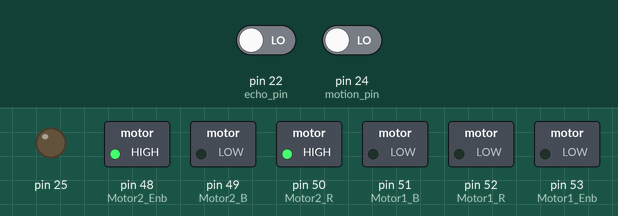
This sketch was run on a simulated Arduino Mega 2560, built with avr-gcc and run on an emulated ATmega2560. Parts: switched loads named in the sketch (green lamp = pin HIGH), output pins drawn as LEDs (lit = HIGH). Inputs (shaded band) come from the test bench; at power-on: pin 24 (motion_pin) LOW, pin 22 (echo_pin) LOW. Random numbers use the default seed unless the sketch sets one.

Above: at 1.2 s.
1.3 s: pin 24 (motion_pin) driven HIGH
At 3.4 s:
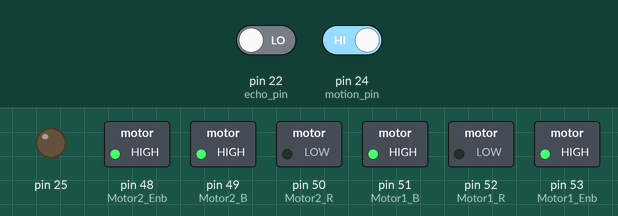
At 4.6 s:
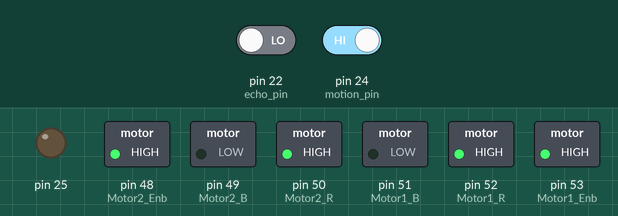
4.8 s: pin 24 (motion_pin) driven LOW
At 9.2 s:
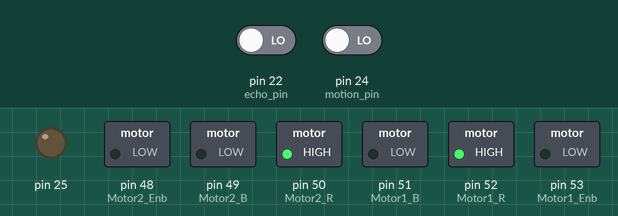
Timing chart, 0 to 22.3 s (numbered marks = the images above; inputs shaded):
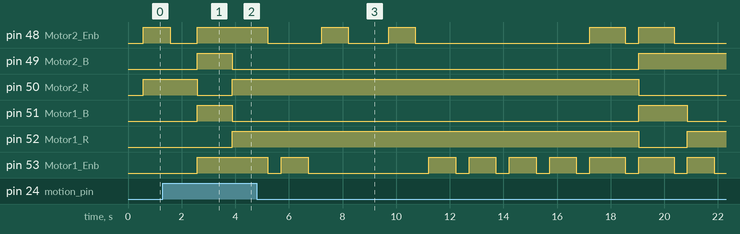

Measured:
- after the input at 1.3 s, pin 49 (Motor2_B), pin 51 (Motor1_B): LOW → HIGH after 1.3 s, → LOW 1.3 s later; pin 50 (Motor2_R): HIGH → LOW after 1.3 s, → HIGH 1.3 s later

The sketch:

Alice_v1.0.ino
```cpp
//#include <AliceBody.h>
//#include <AliceHead.h>
#include <Servo.h>
#include "AliceBody.h"
#include "AliceHead.h"
// lcd
#define lcd_pin1 8
#define lcd_pin2 7
#define lcd_pin3 6
#define lcd_pin4 5
#define lcd_pin5 4
#define lcd_pin6 3
#define lcd_pin7 2
// HC-SR501
#define motion_pin 24
// L298
#define Motor1_Enb 53
#define Motor1_R 52
#define Motor1_B 51

#define Motor2_R 50
#define Motor2_B 49
#define Motor2_Enb 48
// Ultera Sonic srf04
#define trigger_pin 23
#define echo_pin 22
// hand
#define left_arm_pin 11
#define right_arm_pin 38
#define left_wrist_pin 12
#define right_wrist_pin 39


void Controller(int motion);


Eye eye(trigger_pin,echo_pin);
Mouth mouth(lcd_pin1,lcd_pin2,lcd_pin3,lcd_pin4,lcd_pin5,lcd_pin6,lcd_pin7);
Wheels wheel(Motor1_Enb,Motor1_R,Motor1_B,Motor2_Enb,Motor2_R,Motor2_B);
Hands hand(left_arm_pin,right_arm_pin,left_wrist_pin,right_wrist_pin);

void setup() {
//  Serial.begin(9600);
  pinMode(25,OUTPUT);
//  pinMode(24,OUTPUT);

//  digitalWrite(25, HIGH);
//  digitalWrite(24, HIGH);
  mouth.smiley_face();
  setup_motion(motion_pin);
}

void loop()
{
  // check motion 1 or 0
  Controller(check_motion(motion_pin));
}

void Controller(int motion)
{
  if (motion == 1)
  {

    if (eye.distance(10) == 1 ){
      wheel.move('b',1000);
    }
    wheel.move('f',1000);
  }
  else
  {
  hand.hand_move('l',60);
  delay(500);
    int rand = random(1,10);
    switch (rand)
      {
        case 1:
          wheel.move('b',1000);
          break;
        case 2:
          wheel.move('f',1000);
          break;
        case 3:
          hand.hand_move('r',120);
          delay(500);
          hand.wrist_move('r', 60);
          break;
        case 4:
          hand.hand_move('l',120);
          delay(500);
          hand.wrist_move('l', 60);
          break;
        case 5:
        wheel.rotate('l',1000);
          break;
        case 6:
        wheel.rotate('l',1000);
          break;
       case 7:
        wheel.rotate('r',1000);
          break;
        case 8:
        wheel.rotate('r',1000);
          break;
        case 9:
        wheel.rotate('r',1000);
          break;
        case 10:
        wheel.rotate('r',1000);
          break;
        default:
          break;
      }

  }
}
```

AliceBody.h
```cpp
/*

Wheels -> move & rotate
Hands -> hand_move & wrist_move


*/
#include <Servo.h>

// Motion
uint8_t motion;
void  setup_motion(uint8_t motion_pin);
int  check_motion();


class Wheels
{
 public:
    Wheels(uint8_t Motor1_Enb,uint8_t Motor1_R,uint8_t Motor1_B,uint8_t Motor2_Enb,uint8_t Motor2_R,uint8_t Motor2_B);
    void rotate(char direction, long int time); // direction r -> right & l -> left
    void move(char direction,long int time); // direction f -> front & b -> back

  private:
    // Left
    uint8_t Motor1_Enb;
    uint8_t Motor1_R;
    uint8_t Motor1_B;
    // Right
    uint8_t Motor2_R;
    uint8_t Motor2_B;
    uint8_t Motor2_Enb;


};


class Hands
{
    public:
        Hands(uint8_t left_arm_pin, uint8_t right_arm_pin, uint8_t left_wrist_pin, uint8_t right_wrist_pin);
        // hand -> r or l
        void hand_move(char hand ,int direction); // direction 60,90,120,180
        void wrist_move(char hand, int state); // state 1->open & state 0-> close

    private:

    uint8_t Left_arm_pin;
    uint8_t Right_arm_pin;
    uint8_t Left_wrist_pin;
    uint8_t Right_wrist_pin;
};


Wheels::Wheels(uint8_t Motor1_Enb,uint8_t Motor1_R,uint8_t Motor1_B,uint8_t Motor2_Enb,uint8_t Motor2_R,uint8_t Motor2_B)
{
    pinMode(Motor1_Enb, OUTPUT);
    pinMode(Motor1_R, OUTPUT);
    pinMode(Motor1_B, OUTPUT);

    pinMode(Motor2_Enb, OUTPUT);
    pinMode(Motor2_R, OUTPUT);
    pinMode(Motor2_B, OUTPUT);
    this->Motor1_Enb = Motor1_Enb;
    this->Motor1_R = Motor1_R;
    this->Motor1_B = Motor1_B;

    this->Motor2_Enb = Motor2_Enb;
    this->Motor2_R = Motor2_R;
    this->Motor2_B = Motor2_B;
}

void Wheels::rotate(char direction, long int time)
{
    /* hi */
    if (direction == 'r')
    {
        digitalWrite(Motor1_R, HIGH);
        digitalWrite(Motor1_B, LOW);
//        analogWrite(Motor1_Enb, 120);
        digitalWrite(Motor1_Enb, HIGH);
        delay(time);
        digitalWrite(Motor1_Enb, LOW);
        digitalWrite(Motor2_Enb, LOW);
    }
    else
    {
        digitalWrite(Motor2_R, HIGH);
        digitalWrite(Motor2_B, LOW);
//        analogWrite(Motor2_Enb, 120);
        digitalWrite(Motor2_Enb, HIGH);
        delay(time);
        digitalWrite(Motor1_Enb, LOW);
        digitalWrite(Motor2_Enb, LOW);
    }
}

void Wheels::move(char direction,long int time)
{
    /* hi */
    if (direction == 'f')
    {
        for (int j=128;j<256;j+=4)
            {
                digitalWrite(Motor1_R, HIGH);
                digitalWrite(Motor1_B, LOW);
                digitalWrite(Motor2_R, HIGH);
                digitalWrite(Motor2_B, LOW);
                analogWrite(Motor1_Enb, j);
                analogWrite(Motor2_Enb, j);
                delay(10);
            }
        delay(1000);
        digitalWrite(Motor1_Enb, LOW);
        digitalWrite(Motor2_Enb, LOW);

    }
    else
    {

        for (int j=128;j<256;j+=4)
            {
                digitalWrite(Motor1_R, LOW);
                digitalWrite(Motor1_B, HIGH);
                digitalWrite(Motor2_R, LOW);
                digitalWrite(Motor2_B, HIGH);
                analogWrite(Motor1_Enb, j);
                analogWrite(Motor2_Enb, j);
                delay(10);
            }
        delay(1000);
        digitalWrite(Motor1_Enb, LOW);
        digitalWrite(Motor2_Enb, LOW);

    }
}


Hands::Hands(uint8_t left_arm_pin, uint8_t right_arm_pin, uint8_t left_wrist_pin, uint8_t right_wrist_pin)
{
  // arm pin
    this->Left_arm_pin = left_arm_pin;
    this->Right_arm_pin = right_arm_pin;
 // wrist pin
    this->Left_wrist_pin = left_wrist_pin;
    this->Right_wrist_pin = right_wrist_pin;
}

void Hands::hand_move(char hand, int direction)
{
  Servo thisServo;

    if (hand == 'r'){
      thisServo.attach(Right_arm_pin);
      thisServo.write(direction);
    }
    else{
      thisServo.attach(Left_arm_pin);
       thisServo.write(direction);
    }
}

void Hands::wrist_move(char hand, int state)
{
    Servo thisServo;
    if (hand == 'r'){
      thisServo.attach(Right_wrist_pin);
        thisServo.write(state);
    }
    else{
      thisServo.attach(Left_wrist_pin);
        thisServo.write(state);
    }

}


void setup_motion(uint8_t motion_pin)
{
  pinMode(motion_pin, INPUT);
//  motion = motion_pin;
}

int check_motion(uint8_t motion_pin)
{

  int x= digitalRead(motion_pin);

  if(digitalRead(motion_pin)==HIGH)
  {
//    Serial.println("motion return  1 ");
//    Serial.println(x);
    return 1;
  }
  else
  {
//    Serial.println("motion  return 0 ");
    return 0;
  }
}
```

AliceHead.h
```cpp
#include <Servo.h>
#include <LiquidCrystal.h>

LiquidCrystal Mouth_lcd(8,7,6,5,4,3,2);
byte Smile1[8]={
  B00000,
  B00000,
  B00001,
  B00001,
  B00100,
  B00100,
  B10000,
  B10000,};
byte Smile2[8]={
  B00001,
  B00101,
  B10100,
  B10000,
  B00000,
  B00000,
  B00000,
  B00000,};
byte Smile3[8]={
 B00000,
  B11111,
  B11111,
  B00000,
  B00000,
  B00000,
  B00000,
  B00000,};
byte Smile4[8]={
 B00000,
  B11111,
  B11111,
  B00000,
  B00000,
  B00000,
  B00000,
  B00000,};
byte Smile5[8]={
 B00000,
  B11111,
  B11111,
  B00000,
  B00000,
  B00000,
  B00000,
  B00000,};
byte Smile6[8]={
 B00000,
  B11111,
  B11111,
  B00000,
  B00000,
  B00000,
  B00000,
  B00000,};
byte Smile7[8]={
  B10000,
  B10100,
  B00101,
  B00001,
  B00000,
  B00000,
  B00000,
  B00000,};
byte Smile8[8]={
  B00000,
  B00000,
  B00000,
  B10000,
  B10000,
  B00100,
  B00101,
  B00001,};

class Eye
{
    public:
        Eye(uint8_t trigger_pin, uint8_t echo_pin);
        int distance(unsigned int cm_distance = 0);
        void set_eyeBrow(char state); // state s , l , a
        void rotate_neck(char state); // l r m

    private:
    uint8_t Trig;
    uint8_t Echo;

};


class Mouth
{
    public:
    Mouth(uint8_t lcd_pin1,uint8_t lcd_pin2,uint8_t lcd_pin3,uint8_t lcd_pin4,uint8_t lcd_pin5,uint8_t lcd_pin6,uint8_t lcd_pin7);
    void smiley_face();
    void angry_face();
    void faceless();


};


Eye::Eye(uint8_t trigger_pin, uint8_t echo_pin)
{
      pinMode(Trig, OUTPUT);
    pinMode(Echo, INPUT);
    this->Trig = trigger_pin;
    this->Echo = echo_pin;

}

int Eye::distance(unsigned int cm_distance)
{
  unsigned long Time ;
  float distance ;
  digitalWrite(Trig, HIGH);
  delayMicroseconds(10);
  digitalWrite(Trig, LOW);

  Time = pulseIn(Echo, HIGH);
  distance = (Time / 2) * 0.03432 ;
  if (Time < 30000) {
    if (distance > cm_distance)
    {
//       Serial.println("eye distance >10 return 2");
//       Serial.println(distance);
       return 2;
    }
    else{
////      Serial.println("eye distance <10  return 1");
//      Serial.println(distance);
        return 1;
    }
  }
  return 0;

}


void Eye::set_eyeBrow(char state)
{
    /* s l a*/

}

void Eye::rotate_neck(char state)
{
    /* l r m */

}

Mouth::Mouth(uint8_t lcd_pin1,uint8_t lcd_pin2,uint8_t lcd_pin3,uint8_t lcd_pin4,uint8_t lcd_pin5,uint8_t lcd_pin6,uint8_t lcd_pin7)
{   // 11,10,9,5,4,3,2
    LiquidCrystal lcd(lcd_pin1,lcd_pin2,lcd_pin3,lcd_pin4,lcd_pin5,lcd_pin6,lcd_pin7);
    lcd.begin(16, 2);
    lcd.clear();
//    Mouth_lcd = lcd;
}

void Mouth::smiley_face()
{
    int index;
    Mouth_lcd.createChar(4, Smile1);
    Mouth_lcd.createChar(5 , Smile2);
    Mouth_lcd.createChar(6 , Smile3);
    Mouth_lcd.createChar(7 , Smile4);
    Mouth_lcd.createChar(8 , Smile5);
    Mouth_lcd.createChar(9 , Smile6);
    Mouth_lcd.createChar(10 , Smile7);
    Mouth_lcd.createChar(11 , Smile8);


  for(index=4;index<12;index++){
    Mouth_lcd.setCursor(index ,0);
    Mouth_lcd.write(index);
  }
}
```
